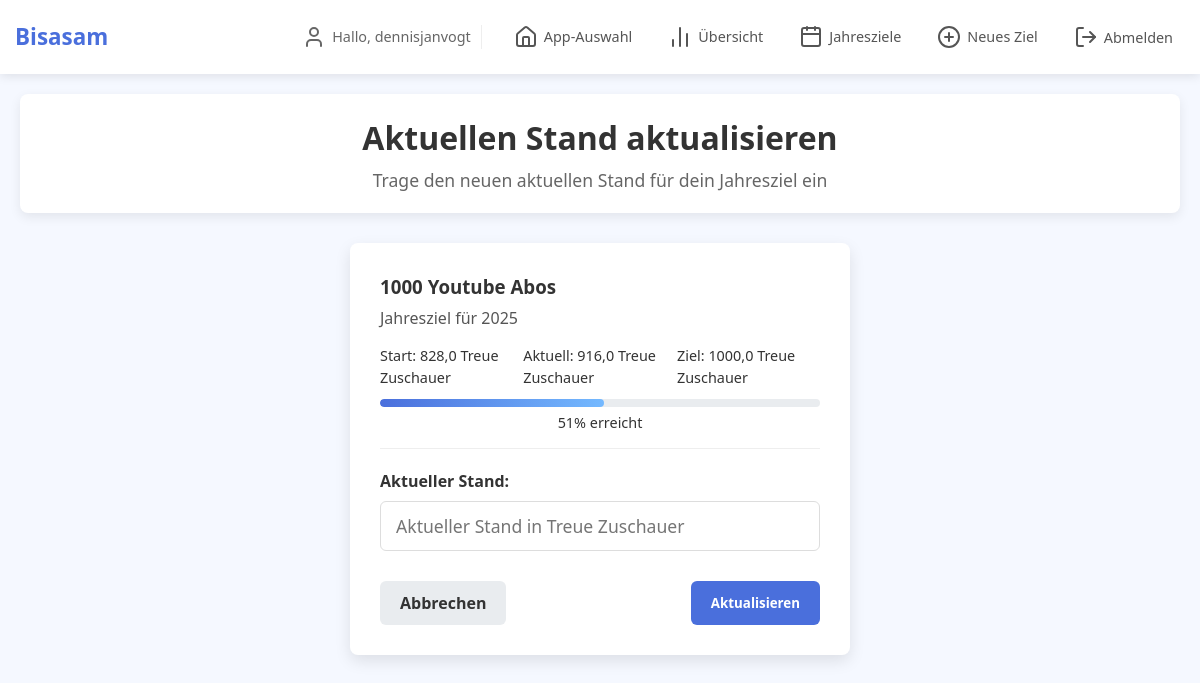
The page /tracking/yearly-goals/quick-update/1/ (signed in) on the database its author committed.
### tracking/models.py (models this page shows, shortened)
class YearlyGoal(models.Model):
    YEARS_CHOICES = [
        (2020, '2020'),
        (2021, '2021'),
        (2022, '2022'),
        (2023, '2023'),
        (2024, '2024'),
        (2025, '2025'),
        (2026, '2026'),
    ]
    user = models.ForeignKey(User, on_delete=models.CASCADE, related_name='yearly_goals')
    title = models.CharField(max_length=100)
    description = models.TextField(blank=True)
    year = models.IntegerField(choices=YEARS_CHOICES, default=2025)
    start_value = models.FloatField()
    target_value = models.FloatField()
    unit = models.CharField(max_length=50)
    current_value = models.FloatField(null=True, blank=True,
                                      help_text="Aktueller Stand unabhängig von monatlichen Werten")
    january = models.FloatField(null=True, blank=True)
    february = models.FloatField(null=True, blank=True)
    march = models.FloatField(null=True, blank=True)
    april = models.FloatField(null=True, blank=True)
    may = models.FloatField(null=True, blank=True)
    june = models.FloatField(null=True, blank=True)
    july = models.FloatField(null=True, blank=True)
    august = models.FloatField(null=True, blank=True)
    september = models.FloatField(null=True, blank=True)
    october = models.FloatField(null=True, blank=True)
    november = models.FloatField(null=True, blank=True)
    december = models.FloatField(null=True, blank=True)
    created_at = models.DateTimeField(auto_now_add=True)
    updated_at = models.DateTimeField(auto_now=True)
    def get_current_value(self):
        if self.current_value is not None:
            return self.current_value
    def get_progress_percentage(self):
        current = self.get_current_value()
        target_diff = self.target_value - self.start_value
        if target_diff == 0:
            return 100 if current >= self.target_value else 0
        if self.target_value < self.start_value:
            current_diff = self.start_value - current
            max_diff = self.start_value - self.target_value
            percentage = (current_diff / max_diff) * 100 if max_diff != 0 else 0
        else:
            current_diff = current - self.start_value
            percentage = (current_diff / target_diff) * 100
        return max(0, min(100, percentage))

### tracking/views.py (the view, shortened to what this page needs)
# urls.py: path('yearly-goals/quick-update/<int:goal_id>/', views.quick_update_yearly_goal, name='quick_update_yearly_goal'),
@login_required
def quick_update_yearly_goal(request, goal_id):
    goal = get_object_or_404(YearlyGoal, id=goal_id, user=request.user)
    return render(request, 'tracking/quick_update_yearly_goal.html', {
        'goal': goal
    })

### tracking/templates/tracking/quick_update_yearly_goal.html (shortened to what this page needs)
{% extends 'tracking/base.html' %}
{% load static %}
{% block content %}
<div class="header">
    <h1>Aktuellen Stand aktualisieren</h1>
    <p>Trage den neuen aktuellen Stand für dein Jahresziel ein</p>
</div>
<div class="update-container">
    <div class="goal-info">
        <h3>{{ goal.title }}</h3>
        <p style="margin-top: 5px; color: #555;">Jahresziel für {{ goal.year }}</p>
        <div style="display: flex; justify-content: space-between; margin-top: 15px; font-size: 0.9rem;">
            <span>Start: {{ goal.start_value }} {{ goal.unit }}</span>
            <span>Aktuell: {{ goal.get_current_value }} {{ goal.unit }}</span>
            <span>Ziel: {{ goal.target_value }} {{ goal.unit }}</span>
        </div>
        <div style="margin-top: 10px;">
            <div style="height: 8px; background-color: #e9ecef; border-radius: 4px; overflow: hidden;">
                <div style="height: 100%; border-radius: 4px; background: linear-gradient(to right, var(--primary), #74b9ff); width: {{ goal.get_progress_percentage|floatformat:0 }}%;"></div>
            </div>
            <div style="text-align: center; margin-top: 5px; font-size: 0.9rem;">
                {{ goal.get_progress_percentage|floatformat:0 }}% erreicht
            </div>
        </div>
    </div>
    <form method="post">
        <div class="form-group">
            <label for="current_value">Aktueller Stand:</label>
            <input type="number" step="any" name="current_value" id="current_value"
                   class="form-control" value="{{ goal.current_value|default:goal.get_current_value }}"
                   placeholder="Aktueller Stand in {{ goal.unit }}" required>
        </div>
        <div class="action-buttons">
            <a href="{% url 'yearly_goals' %}" class="btn btn-secondary">Abbrechen</a>
            <button type="submit" class="btn btn-primary">Aktualisieren</button>
        </div>
    </form>
</div>
{% endblock %}

### home/templates/home/base_navbar.html (shortened to what this page needs)
<nav class="main-nav">
    <div class="nav-container">
        <div class="nav-brand">
            <a href="{% url 'landing_page' %}">Bisasam</a>
        </div>
        <div class="nav-links">
            {% if user.is_authenticated %}
                <div class="user-greeting">
                    <i data-lucide="user" class="vsc-icon vsc-icon-user"></i>
                    <span>Hallo, {{ user.username }}</span>
                </div>
                <div class="nav-actions">
                    <a href="{% url 'landing_page' %}" class="nav-link">
                        <i data-lucide="home" class="vsc-icon vsc-icon-home"></i>App-Auswahl
                    </a>
                    {% block app_specific_nav %}{% endblock %}
                    <form action="{% url 'logout' %}" method="post" class="logout-form">
                        <button type="submit" class="logout-btn">
                            <i data-lucide="log-out" class="vsc-icon vsc-icon-logout"></i>Abmelden
                        </button>
                    </form>
                </div>
            {% endif %}
        </div>
    </div>
</nav>

### tracking/templates/tracking/base.html (style rules this page uses)
:root { --primary: #4a6fdc; --success: #28a745; --warning: #ffc107; --danger: #dc3545; --light: #f8f9fa; --dark: #343a40; --health: #42b883; --finance: #f1c40f; --career: #9b59b6; --learning: #e74c3c; --other: #7f8c8d; --vsc-bg: #1e1e1e; --vsc-sidebar: #252526; --vsc-highlight: #3a3d41; }
* { margin: 0; padding: 0; box-sizing: border-box; font-family: 'Segoe UI', Tahoma, Geneva, Verdana, sans-serif; }
body { background-color: #f5f8ff; color: #333; padding: 0; margin: 0; font-size: 16px; line-height: 1.5; }
.header { text-align: center; margin-bottom: 30px; padding: 20px 15px; background-color: white; border-radius: 8px; box-shadow: 0 4px 12px rgba(0, 0, 0, 0.08); position: relative; }
.header h1 { font-size: 1.6rem; margin-bottom: 5px; }
.header p { color: #666; font-size: 0.95rem; }
@media (min-width: 768px) { .header h1 { font-size: 2rem; } }
@media (min-width: 768px) { .header p { font-size: 1.1rem; } }

### tracking/templates/tracking/quick_update_yearly_goal.html (style rules this page uses)
.update-container { background: white; border-radius: 8px; padding: 30px; box-shadow: 0 6px 16px rgba(0, 0, 0, 0.1); max-width: 500px; margin: 0 auto; }
.form-group { margin-bottom: 20px; }
.form-group label { display: block; margin-bottom: 8px; font-weight: 600; }
.form-control { width: 100%; padding: 12px 15px; border: 1px solid #ddd; border-radius: 6px; font-size: 1.1rem; }
.goal-info { margin-bottom: 20px; padding-bottom: 15px; border-bottom: 1px solid #eee; }
.action-buttons { display: flex; justify-content: space-between; margin-top: 30px; }
.btn { display: inline-block; text-decoration: none; padding: 10px 20px; border-radius: 6px; font-weight: 600; cursor: pointer; border: none; }
.btn-primary { background-color: var(--primary); color: white; }
.btn-secondary { background-color: #e9ecef; color: #333; }

### home/templates/home/base_navbar.html (style rules this page uses)
.main-nav { background-color: #fff; box-shadow: 0 2px 10px rgba(0,0,0,0.1); padding: 15px 0; position: sticky; top: 0; z-index: 1000; }
.nav-container { max-width: 1200px; margin: 0 auto; display: flex; flex-wrap: wrap; justify-content: space-between; align-items: center; padding: 0 15px; }
.nav-brand { font-size: 1.4rem; font-weight: bold; }
.nav-brand a { text-decoration: none; color: var(--primary); transition: color 0.3s ease; }
.nav-links { display: flex; flex-wrap: wrap; align-items: center; gap: 20px; }
.user-greeting { color: #666; font-size: 0.9rem; padding-right: 10px; border-right: 1px solid #eee; display: flex; align-items: center; gap: 6px; }
.nav-actions { display: flex; gap: 12px; align-items: center; }
.nav-link { text-decoration: none; color: #555; font-weight: 500; font-size: 0.95rem; padding: 8px 12px; border-radius: 6px; transition: all 0.2s ease; display: flex; align-items: center; gap: 6px; }
.logout-form { margin: 0; }
.logout-btn { background-color: transparent; border: none; color: #555; font-weight: 500; font-size: 0.95rem; padding: 8px 12px; border-radius: 6px; cursor: pointer; transition: all 0.2s ease; display: flex; align-items: center; gap: 6px; }
.nav-link, .logout-btn { border-radius: 4px; padding: 8px 12px; font-size: 0.9rem; margin: 2px 0; }

### rows shown on the page
YearlyGoal: title "1000 Youtube Abos", year "2025", start_value "828,0", unit "Treue Zuschauer", get_current_value "916,0", target_value "1000,0", get_progress_percentage "51", current_value "Aktueller Stand in Treue Zuschauer"

### other values the page prints
{{ user.username }} "dennisjanvogt"
